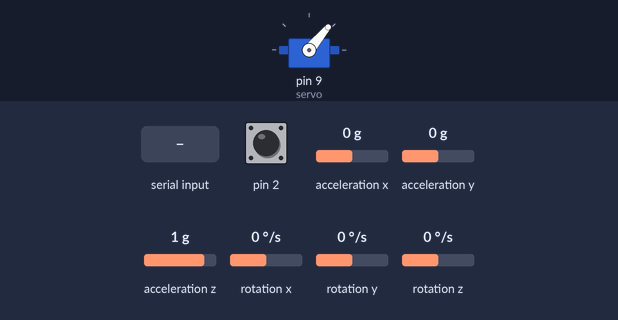
A sketch run on a simulated Arduino Uno, built with avr-gcc and run on an emulated ATmega328P. Parts: servo. The inputs (shaded band) are chosen by the test bench; at power-on: pin 2 HIGH, acceleration x 0 g, acceleration y 0 g, acceleration z 1 g, rotation x 0 °/s, rotation y 0 °/s, rotation z 0 °/s.

Above: at 4.2 s.
4.3 s: "2" received over Serial
At 5.3 s:
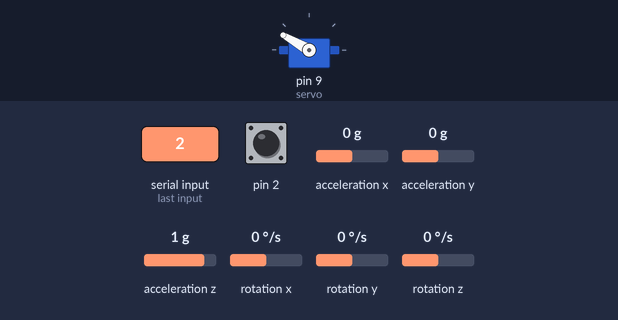
7.4 s: "1" received over Serial
At 8.8 s:
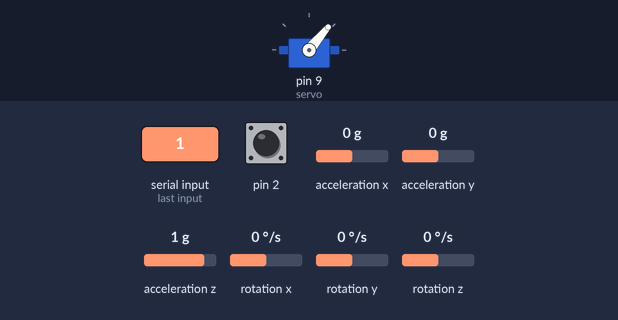
Timing chart, 0 to 10.4 s (numbered marks = the images above; inputs shaded):
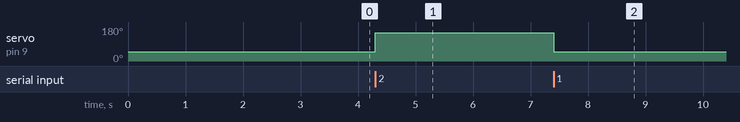

The sketch:

gyroAtmega.ino
```cpp
#include <MPU6050_tockn.h>
#include <Wire.h>
#include <Servo.h>
MPU6050 mpu6050(Wire);

Servo servo;
int donus=0;
long int donustoplam=0;
float roll = 0;
long int esik=0;
String x;
char y;
void setup() {
  servo.attach(9);
  servo.write(50);
  Wire.begin();
  mpu6050.begin();
  mpu6050.calcGyroOffsets(true);
  pinMode(2,INPUT_PULLUP);
  attachInterrupt(digitalPinToInterrupt(2), veriat, FALLING);
  Serial.begin(38400);
}

void loop()
{
   if(Serial.available())
   {
       y=Serial.read();
       x = (String)y;
       if(x=="1")
        servo.write(50);
       if(x=="2")
       servo.write(150);
   }
   mpu6050.update();
   roll = mpu6050.getAngleZ();
   donus= (roll-esik)/360;
   if(donus<0)
   donus=donus*-1;

    if(donus!=0)
   {
   esik=donus*roll;
   donustoplam=donustoplam+donus;
   }
}
void veriat()
{
    Serial.print(mpu6050.getAngleX(),2);
    Serial.print("#");
    Serial.print(mpu6050.getAngleY(),2);
    Serial.print("#");
    Serial.print(mpu6050.getAngleZ(),2);
    Serial.print("#");
    Serial.print(donustoplam);
}
```

Measured:
- after the input at 4.3 s, servo on pin 9 (servo): 50° → 150° at once
- after the input at 7.4 s, servo on pin 9 (servo): 150° → 50° at once
